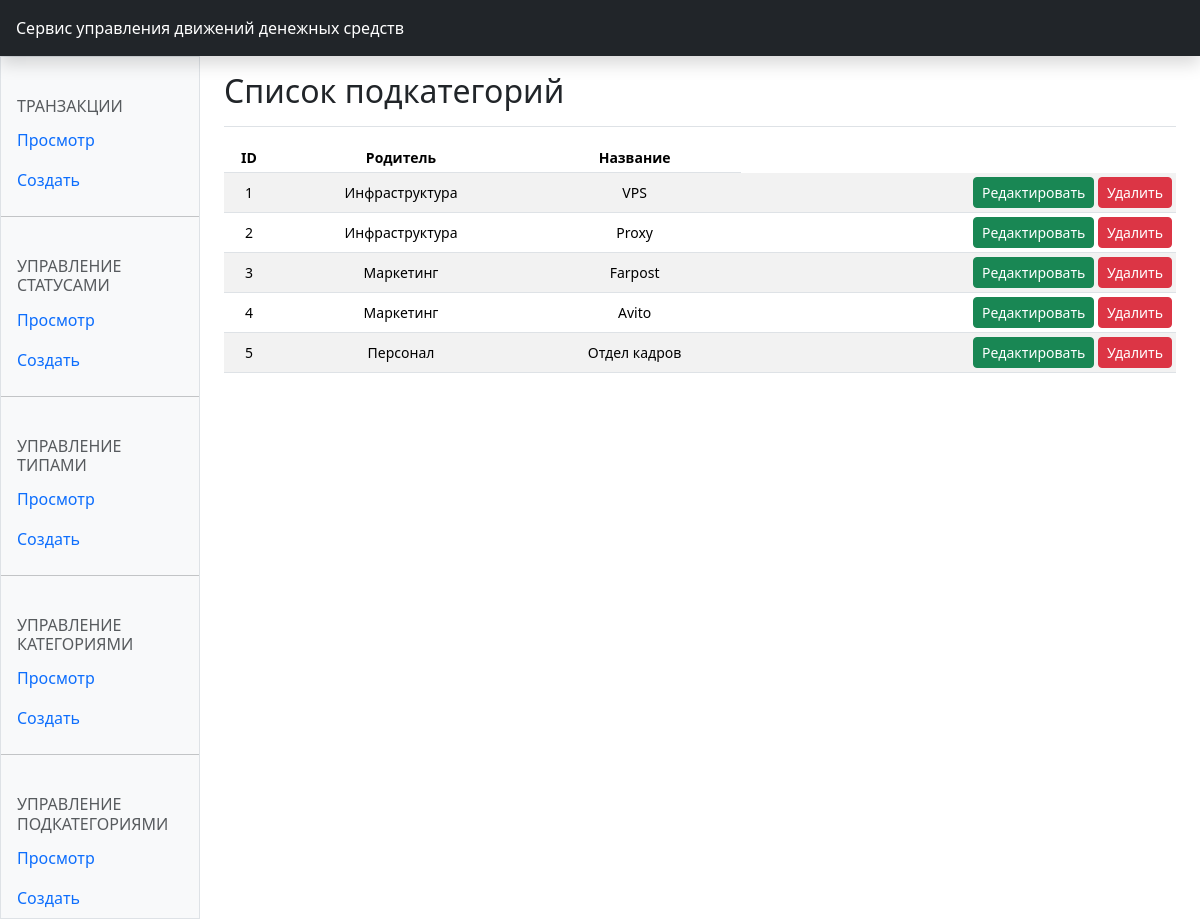
Page /subcategory on the committed database.
### cash_traffic/models.py (models this page shows, shortened)
class SubCategory(models.Model):
    name = models.CharField(max_length=30, unique=True,
                            verbose_name="Название подкатегории")
    category = models.ForeignKey(
        Category, on_delete=models.CASCADE, verbose_name="Категория")
    class Meta:
        ordering = ['id']
        verbose_name = 'Подкатегория'
        verbose_name_plural = 'Подкатегории'
        unique_together = ('name', 'category')

class Category(models.Model):
    name = models.CharField(max_length=30, unique=True,
                            verbose_name="Название")
    type = models.ForeignKey(
        Type, on_delete=models.CASCADE, verbose_name="Тип операции")
    class Meta:
        ordering = ['id']
        verbose_name = 'Категория'
        verbose_name_plural = 'Категории'
        unique_together = ('name', 'type')
    def __str__(self) -> str:
        return f"{self.name}"

### cash_traffic/views/subcategory.py (the view)
# urls.py: path('subcategory', views.SubCategoryList.as_view(), name='subcategory_list'),
class SubCategoryList(ListView):
    model = SubCategory
    template_name = 'cash_traffic/subcategory_list.html'
    context_object_name = 'subcategoryes'
    def get_context_data(self, **kwargs):
        context = super().get_context_data(**kwargs)
        context['header'] = 'Список подкатегорий'
        return context

### cash_traffic/templates/cash_traffic/subcategory_list.html (shortened to what this page needs)
{% extends "base.html" %}
{% load widget_tweaks %}
{% block header %}
    <header class="navbar sticky-top bg-dark flex-md-nowrap p-0 shadow" data-bs-theme="dark" style="">
        <a class="navbar-brand col-md-3 col-lg-2 me-0 px-3 fs-6 text-white" href="#">Сервис управления движений денежных средств</a>
    </header>
{% endblock header %}
{% block title %}
    <div class="d-flex justify-content-between flex-wrap flex-md-nowrap align-items-center pt-3 pb-2 mb-3 border-bottom">
        <h1 class="h2">{{header}}</h1>
    </div>
{% endblock title %}
{% block content %}
    <div class="table-responsive small">
        <table class="table table-striped table-sm">
            <thead>
                <tr class="text-center align-middle">
                    <th>ID</th>
                    <th>Родитель</th>
                    <th>Название</th>
                </tr>
            </thead>
            <tbody>
                {% for subcategory in subcategoryes %}
                    <tr class="text-center align-middle">
                        <td>{{subcategory.id}}</td>
                        <td>{{subcategory.category}}</td>
                        <td>{{subcategory.name}}</td>
                        <td class="text-end">
                            <a href="{% url "cash_traffic:edit_subcategory" subcategory.id %}" class="btn btn-sm btn-success">Редактировать</a>
                            <a href="{% url "cash_traffic:delete_subcategory" subcategory.id %}" class="btn btn-sm btn-danger">Удалить</a>
                        </td>
                    </tr>
                {% endfor %}
            </tbody>
        </table>
    </div>
{% endblock content %}

### cash_traffic/static/cash_traffic/css/styles.css (style rules this page uses)
.navbar-brand { padding: 1em 0em; }

### rows in the picture
SubCategory: id "1", category "Инфраструктура", name "VPS"
SubCategory: id "2", category "Инфраструктура", name "Proxy"
SubCategory: id "3", category "Маркетинг", name "Farpost"
SubCategory: id "4", category "Маркетинг", name "Avito"
SubCategory: id "5", category "Персонал", name "Отдел кадров"

### other values in the picture
{{ header }} "Список подкатегорий"
